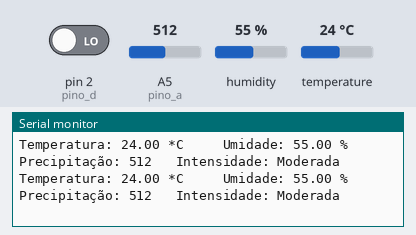
The sketch below on a simulated Arduino Uno, built with avr-gcc and run on an emulated ATmega328P. Parts: the last lines printed to the serial monitor. The test bench sets the inputs (shaded band); at power-on: A5 (pino_a) = 512, pin 2 (pino_d) LOW, humidity 55 %, temperature 24 °C.

Above: at 5.8 s.
5.9 s: A5 (pino_a) set to 418
At 11.5 s:
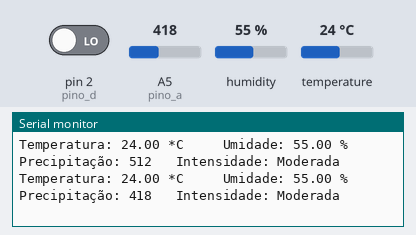
11.9 s: A5 (pino_a) set to 382
At 15.8 s:
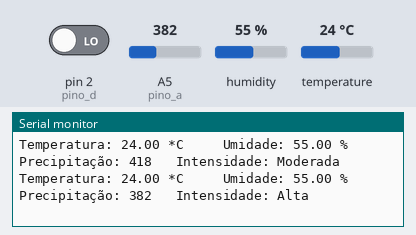

The sketch:

Sketch_Final_Meteorologia.ino
```cpp
#include "DHT.h"

#define DHTPIN A1 // pino que estamos conectado
#define DHTTYPE DHT11 // DHT 11

int pino_d = 2; //Pino ligado ao D0 do sensor
int pino_a = A5; //Pino ligado ao A0 do sensor
int val_d = 0; //Armazena o valor lido do pino digital
int val_a = 0; //Armazena o valor lido do pino analogico


DHT dht(DHTPIN, DHTTYPE);


void setup() {

  pinMode(pino_d, INPUT);
  pinMode(pino_a, INPUT);
  Serial.begin(9600);
  dht.begin();
}

void loop() {

  float h = dht.readHumidity();
  float t = dht.readTemperature();
  val_d = digitalRead(pino_d);
  val_a = analogRead(pino_a);

  if (isnan(t) || isnan(h))
  {
    Serial.println("Falha de leitura dos Sensores");
  }
  else
  {

    Serial.print("Temperatura: ");
    Serial.print(t);
    Serial.print(" *C");
    Serial.print(" \t");
    Serial.print("  Umidade: ");
    Serial.print(h);
    Serial.print(" %");
    Serial.print(" \t");
    Serial.print("Precipitação: ");
    Serial.print(val_a);
    Serial.print(" \t");
    Serial.print("Intensidade: ");

    if (val_a >900 && val_a <1024)
  {
    Serial.println("Baixa");
  }
  if (val_a >400 && val_a <900)
  {
    Serial.println("Moderada");
  }
  if (val_a > 0 && val_a <=400)
  {
    Serial.println("Alta");
  }

    delay(5000);
  }


}
```

Measured:
- the behaviour switches between 401 and 400 on A5 (pino_a) (found by bisection; images 1 and 2)
- after the input at 5.9 s, the serial monitor: prints a new line after 4.2 s (image 1)
- after the input at 11.9 s, the serial monitor: prints a new line after 3.3 s (image 2)
